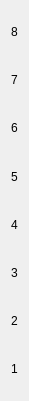
  <widget class="QWidget" name="verticalLayoutWidget_3">
   <property name="geometry">
    <rect>
     <x>649</x>
     <y>100</y>
     <width>21</width>
     <height>401</height>
    </rect>
   </property>
   <layout class="QVBoxLayout" name="verticalLayout">
    <item>
     <widget class="QLabel" name="label_8">
      <property name="text">
       <string>8</string>
      </property>
      <property name="alignment">
       <set>Qt::AlignCenter</set>
      </property>
     </widget>
    </item>
    <item>
     <widget class="QLabel" name="label_7">
      <property name="text">
       <string>7</string>
      </property>
      <property name="alignment">
       <set>Qt::AlignCenter</set>
      </property>
     </widget>
    </item>
    <item>
     <widget class="QLabel" name="label_6">
      <property name="text">
       <string>6</string>
      </property>
      <property name="alignment">
       <set>Qt::AlignCenter</set>
      </property>
     </widget>
    </item>
    <item>
     <widget class="QLabel" name="label_5">
      <property name="text">
       <string>5</string>
      </property>
      <property name="alignment">
       <set>Qt::AlignCenter</set>
      </property>
     </widget>
    </item>
    <item>
     <widget class="QLabel" name="label_4">
      <property name="text">
       <string>4</string>
      </property>
      <property name="alignment">
       <set>Qt::AlignCenter</set>
      </property>
     </widget>
    </item>
    <item>
     <widget class="QLabel" name="label_3">
      <property name="text">
       <string>3</string>
      </property>
      <property name="alignment">
       <set>Qt::AlignCenter</set>
      </property>
     </widget>
    </item>
    <item>
     <widget class="QLabel" name="label_2">
      <property name="text">
       <string>2</string>
      </property>
      <property name="alignment">
       <set>Qt::AlignCenter</set>
      </property>
     </widget>
    </item>
    <item>
     <widget class="QLabel" name="label_1">
      <property name="text">
       <string>1</string>
      </property>
      <property name="alignment">
       <set>Qt::AlignCenter</set>
      </property>
     </widget>
    </item>
   </layout>
  </widget>
